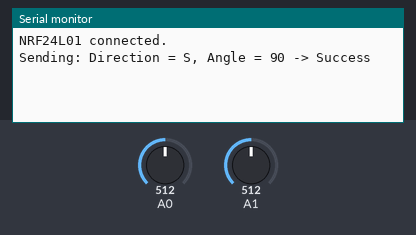
Recording of a sketch running on a simulated Arduino Uno, built with avr-gcc and run on an emulated ATmega328P. Parts: the last lines printed to the serial monitor. The test bench sets the inputs (shaded band); at power-on: A0 = 512, A1 = 512. No radio packets arrive unless stated.

Above: at 1.2 s.
1.3 s: A0 set to 580
At 2.2 s:
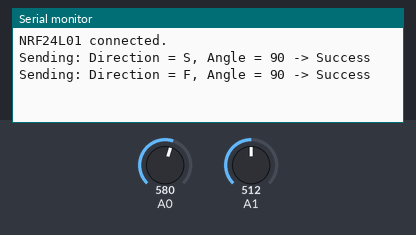
2.8 s: A0 set to 440
At 3.7 s:
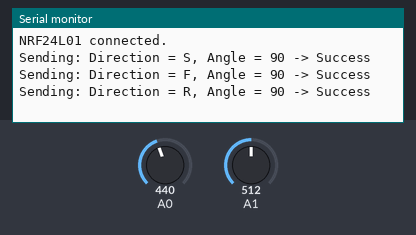
4.3 s: A1 set to 560
At 5.2 s:
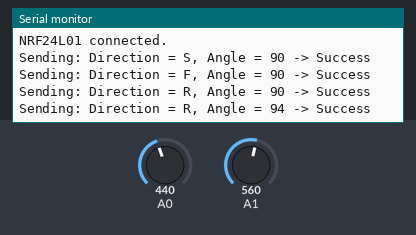
5.8 s: A1 set to 460
At 6.7 s:
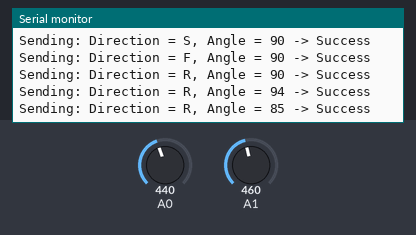

The sketch:

Remote_Transmitter_RC_Car.ino
```cpp
#include <SPI.h>
#include <RF24.h>

RF24 radio(7, 8);  // CE, CSN

const byte address[6] = "00001";

struct Payload {
  char direction;
  int angle;
};

int lastAngle = -1;
const int angleThreshold = 3;
const int centerAngle = 90;

void setup() {
  Serial.begin(9600);
  radio.begin();
  radio.openWritingPipe(address);
  radio.setPALevel(RF24_PA_LOW);
  radio.stopListening();  // Set as transmitter
  if (!radio.isChipConnected()) {
  Serial.println("NRF24L01 not connected!");
  while(1); // Halt program
} else {
  Serial.println("NRF24L01 connected.");
}
}

void loop() {
  int yVal = analogRead(A0);  // Y-axis
  int xVal = analogRead(A1);  // X-axis

  // Dead zone for direction control (Y-axis)
  char direction = 'S';  // Default to stop
  if (yVal > 570) direction = 'F';
  else if (yVal < 450) direction = 'R';

  // Dead zone for servo (X-axis)
  int angle;
  if (xVal > 470 && xVal < 550) {
    angle = centerAngle;
  } else {
    angle = map(xVal, 0, 1023, 45, 135);
  }

  // Only send if change is meaningful
  static char lastDirection = 'X';
  if (abs(angle - lastAngle) >= angleThreshold || direction != lastDirection) {
    Payload data = { direction, angle };
    bool success = radio.write(&data, sizeof(data));

    Serial.print("Sending: Direction = ");
    Serial.print(data.direction);
    Serial.print(", Angle = ");
    Serial.print(data.angle);
    Serial.print(" -> ");
    Serial.println(success ? "Success" : "Failed");

    lastAngle = angle;
    lastDirection = direction;
  }

  delay(50);
}
```

Measured:
- after the input at 1.3 s, the serial monitor: prints a new line at once (image 1)
- after the input at 2.8 s, the serial monitor: prints a new line at once (image 2)
- after the input at 4.3 s, the serial monitor: prints a new line at once (image 3)
- after the input at 5.8 s, the serial monitor: prints a new line at once (image 4)
